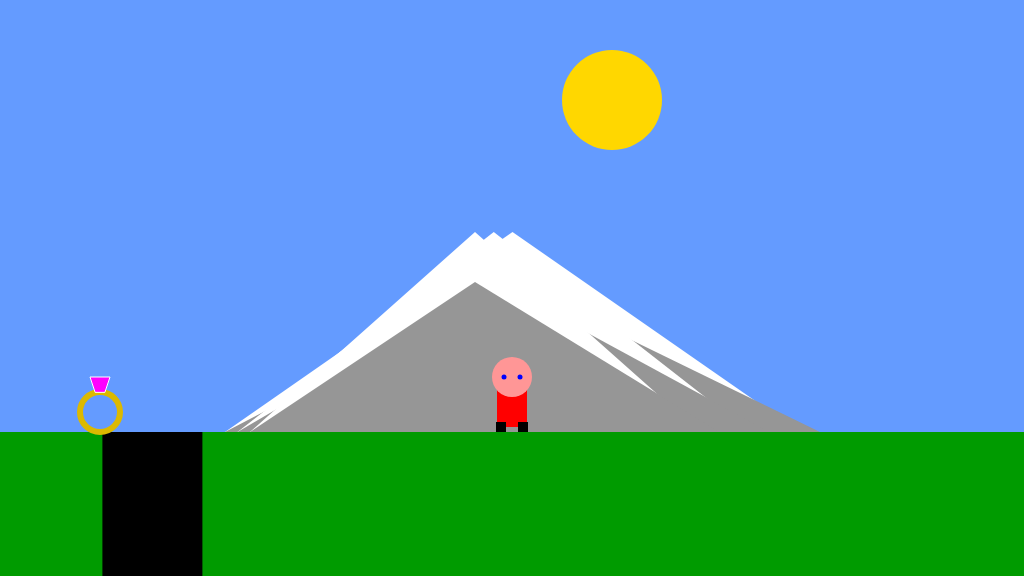
Frame 1 (no input)
Frame 60 (no input): identical to frame 1, image omitted
Frame 120 (the mouse pressed at the canvas centre since frame 60): identical to frame 1, image omitted

The p5.js sketch that drew this single still picture (run headless with seeded random() and noise() and a simulated clock; from frame 60 on, the mouse is pressed at the canvas centre):

// p5.js sketch
// ── sketch.js
/*

The Game Project

Week 8

Game interaction

*/


var gameChar_x;
var gameChar_y;
var floorPos_y;
var isLeft;
var isRight;
var isFalling;
var isPlummeting;
var canyon;
var collectable;
var sun_x;
var sun_y;
var isFound;
var Collectable;
var Mountains;

function setup()
{
	createCanvas(1024, 576);
	floorPos_y = height * 3/4;
	gameChar_x = width/2;
	gameChar_y = floorPos_y;
	isFalling = false;
	isLeft = false;
	isRight =false;
	isPlummeting =false;
	canyonPos_x = width/10;
	canyonPos_y = floorPos_y;
	sun_x = 100;
	sun_y = 100;
	collectable = {x_pos : 100, y_pos: floorPos_y, size: 40, isFound: false}
}

function draw()
{

	///////////DRAWING CODE//////////

	background(100,155,255); //fill the sky blue
	noStroke();
	fill(0,155,0);
	rect(0, floorPos_y, width, height - floorPos_y); //draw some green ground
		var centerX = width /2; 
		var centerY = height /2; 
	// Draw The Sun
	fill('gold');
	ellipse(sun_x+centerX, sun_y, 100, 100)
	//draw the canyon
	fill('black');
 	rect(canyonPos_x, canyonPos_y, 100, 150)

	//Mountains
	drawMountains();

	// Collectable 
	drawCollectable()
	
	
 // CHARACTER CODE 
	noStroke(); 

	if (isLeft && isFalling)
	{
		// add your jumping-left code
		gameChar_x -=2;
		
		//Character Facing Left

		fill(255, 0, 0);
		// rotate(20);
		rect(gameChar_x - 15, gameChar_y - 55, 30, 50);
		fill(255, 150, 150);
		ellipse(gameChar_x, gameChar_y - 55, 40, 40);
		fill('blue');
			//left eye
		ellipse(gameChar_x-8, gameChar_y -55, 5,5)
		fill('brown');
		//Nose
		ellipse(gameChar_x-20, gameChar_y -55, 10,10)
		//right eye
		// ellipse(gameChar_x+8, gameChar_y -55, 5,5)

		//Legs
		fill(0);
		//left leg
		//left leg
		rect(gameChar_x - 20, gameChar_y - 10, 10, 10);
		//Right leg
		rect(gameChar_x + 10, gameChar_y - 10, 10, 10);
	

		//End Facing Left


	}
	else if(isRight && isFalling)
	{
		// add your jumping-right code
		gameChar_x +=2;
		//Character Facing Right

		fill(255, 0, 0);
		// rotate(20);
		rect(gameChar_x - 15, gameChar_y - 55, 30, 50);
		fill(255, 150, 150);
		ellipse(gameChar_x, gameChar_y - 55, 40, 40);
		fill('blue');
			//left eye
		// ellipse(gameChar_x-8, gameChar_y -55, 5,5)
		//right eye
		ellipse(gameChar_x+8, gameChar_y -55, 5,5)
		fill('brown');
		//Nose
		ellipse(gameChar_x+20, gameChar_y -55, 10,10)

		//Legs
		fill(0);
		//left leg
		rect(gameChar_x - 20, gameChar_y - 10, 10, 10);
		//Right leg
		rect(gameChar_x + 10, gameChar_y - 10, 10, 10);
		// // Arms
		// fill('maroon')
		// //Left arm
		// // rotate(QUARTER_PI);
		// rect(gameChar_x-5 , gameChar_y - 35, 10, 20);
		


		//End Facing Right

	}
	else if(isLeft)
	{
			// add your walking left code
			gameChar_x -=2;
		
		//Character Facing Left

		fill(255, 0, 0);
		// rotate(20);
		rect(gameChar_x - 15, gameChar_y - 55, 30, 50);
		fill(255, 150, 150);
		ellipse(gameChar_x, gameChar_y - 55, 40, 40);
		fill('blue');
			//left eye
		ellipse(gameChar_x-8, gameChar_y -55, 5,5)
		fill('brown');
		//Nose
		ellipse(gameChar_x-20, gameChar_y -55, 10,10)
		//right eye
		// ellipse(gameChar_x+8, gameChar_y -55, 5,5)

		//Legs
		fill(0);
		//left leg
		rect(gameChar_x - 20, gameChar_y - 10, 10, 10);
		//Right leg
		rect(gameChar_x + 2, gameChar_y - 10, 10, 10);
		// Arms
		// fill('maroon')
		//Left arm
		// rotate(QUARTER_PI);
		// rect(gameChar_x-5 , gameChar_y - 35, 10, 20);
		
		// Right Arm 
		// rect(gameChar_x + 15, gameChar_y - 35, 10, 20);

		//End Facing Left

	}
	else if(isRight)
	{
		// add your walking right code
		gameChar_x += 2;
		
		//Character Facing Right

		fill(255, 0, 0);
		// rotate(20);
		rect(gameChar_x - 15, gameChar_y - 55, 30, 50);
		fill(255, 150, 150);
		ellipse(gameChar_x, gameChar_y - 55, 40, 40);
		fill('blue');
			//left eye
		// ellipse(gameChar_x-8, gameChar_y -55, 5,5)
		//right eye
		ellipse(gameChar_x+8, gameChar_y -55, 5,5)
		fill('brown');
		//Nose
		ellipse(gameChar_x+20, gameChar_y -55, 10,10)

		//Legs
		fill(0);
		//left leg
		rect(gameChar_x - 10, gameChar_y - 10, 10, 10);
		//Right leg
		rect(gameChar_x + 10, gameChar_y - 10, 10, 10);
	
		


		//End Facing Right
	}
	else if(isFalling || isPlummeting)
	{
		// add your jumping facing forwards code
			// Character Facing Front - jumping
	if (!isLeft && !isRight) {
		fill(255, 0, 0);
		rect(gameChar_x - 15, gameChar_y - 55, 30, 50);
		fill(255, 150, 150);
		ellipse(gameChar_x, gameChar_y - 55, 40, 40);
		fill('blue');
		//left eye
		ellipse(gameChar_x-8, gameChar_y -55, 5,5)
		//right eye
		ellipse(gameChar_x+8, gameChar_y -55, 5,5)
		
		//Nose
		fill('brown');
		ellipse(gameChar_x, gameChar_y -50, 3,3)
	
		//Legs
		fill(0);
		//left 
		rect(gameChar_x - 16, gameChar_y - 10, 10, 10);
		//Right
		rect(gameChar_x + 6, gameChar_y - 10, 10, 10);
		// Arms
		// fill('maroon')
		// //Left arm
		// rect(gameChar_x - 25, gameChar_y - 35, 10, 10);
		// // Right Arm 
		// rect(gameChar_x + 15, gameChar_y - 35, 10, 10);
		}

	}
	else
	{
		// add your standing front facing code
			// Character Facing Front
	if (!isLeft && !isRight) {
		fill(255, 0, 0);
		rect(gameChar_x - 15, gameChar_y - 55, 30, 50);
		fill(255, 150, 150);
		ellipse(gameChar_x, gameChar_y - 55, 40, 40);
		fill('blue');
		//left eye
		ellipse(gameChar_x-8, gameChar_y -55, 5,5)
		//right eye
		ellipse(gameChar_x+8, gameChar_y -55, 5,5)
	
		//Legs
		fill(0);
		//left 
		rect(gameChar_x - 16, gameChar_y - 10, 10, 10);
		//Right
		rect(gameChar_x + 6, gameChar_y - 10, 10, 10);
		// // Arms
		// fill('maroon')
		// //Left arm
		// rect(gameChar_x - 25, gameChar_y - 35, 10, 20);
		// // Right Arm 
		// rect(gameChar_x + 15, gameChar_y - 35, 10, 20);
		}

	}

	///////////INTERACTION CODE//////////
	//Put conditional statements to move the game character below here
	if (gameChar_y < floorPos_y && isFalling) {
		gameChar_y += 1;
		isFalling = true;
	}
	else 
	{isFalling=false};



}


function keyPressed()
{
	// if statements to control the animation of the character when
	// keys are pressed.

	//open up the console to see how these work
	console.log("keyPressed: " + key);
	console.log("keyPressed: " + keyCode);

	// set status of isLeft and right to true
	 if (keyCode == 65)
	 {
		isLeft = true;
	 }
	 if (keyCode == 68)
	 {
		isRight = true;
		// console.log("D Key is Pressed");
	
	 }

	if (keyCode == 87 && !isFalling)
		{
		gameChar_y = gameChar_y - 100;
		isFalling =true;
		}
		if (keyCode == 83)
			{
			// isFalling = true;
			isLeft = false;
			isRight = false;
		 	console.log(" key S is pressed");
		
		 	}
	}

function keyReleased()
{
	// if statements to control the animation of the character when
	// keys are released.

		if (keyCode == 65)
			{
			isLeft = false;
			console.log("A key released");
			}
		if (keyCode == 68)
			{
			isRight = false;
			console.log("D key released");
		
			}
		if (keyCode == 87)
			{
			isFalling = true;
			console.log("key W is released");
			}
		 if (keyCode == 83)
			{
			isFalling = true;
			isLeft = false;
			isRight = false;
		 	console.log(" key S is released");
		
		 	}

	console.log("keyReleased: " + key);
	console.log("keyReleased: " + keyCode);
}


// FUNCTIONS

// Collectable 
function drawCollectable() {
	if (dist(gameChar_x, gameChar_y, collectable.x_pos, collectable.y_pos) < 20)
		{
			collectable.isFound = true; 
		}
		if (collectable.isFound == false)
		{
		noFill();
		strokeWeight(6);
		stroke(220, 185, 0);
		ellipse(collectable.x_pos, collectable.y_pos-20, 
			collectable.size, collectable.size);
		fill(255,0,255);
		stroke(255);
		strokeWeight(1);
		quad (
			collectable.x_pos-5, 
			collectable.y_pos - collectable.size, 
			collectable.x_pos-10, collectable.y_pos-(collectable.size+15),
			collectable.x_pos +10,
			collectable.y_pos - 
			(collectable.size+15),
			collectable.x_pos+ 5, collectable.y_pos -
			collectable.size
		);
	}
	
}

function drawClouds() {

}

function drawMountains() {
	// Mountain 


	let mountainHeight = 15;
	let baseWidth = 50;
	let startX = 50;
	let startY=floorPos_y;

	for (var i=0; i<3 ; i++) {

		let y = startY ;
		let x1 = startX + (mountainHeight - i) * baseWidth;
		let x2 = startX + (mountainHeight + i -1 ) * baseWidth/4;

		//first tri
		fill('white');
		triangle (x1, y, x2, y, (x1 + x2) / 2, y - 200); 
		fill(150)
		// 2nd tri
		triangle  (x1 + 20, y, x2, y, (x1 + x2) / 2, y -150); 


	// triangle(width/2+ i+10, height/2, width/2-100, floorPos_y, 600, floorPos_y );
	// fill('white')
	// triangle(width/2+ i+10, height/2, width/2, floorPos_y-50, 600, floorPos_y );
	// fill(100)
	// triangle(width/3, height/3, centerX-300, floorPos_y, centerX, floorPos_y );
	// fill(255);
	// triangle(width/3, height/3, centerX-200, floorPos_y-100, centerX, floorPos_y );
	
	}
}



function drawTrees() {
	
}
